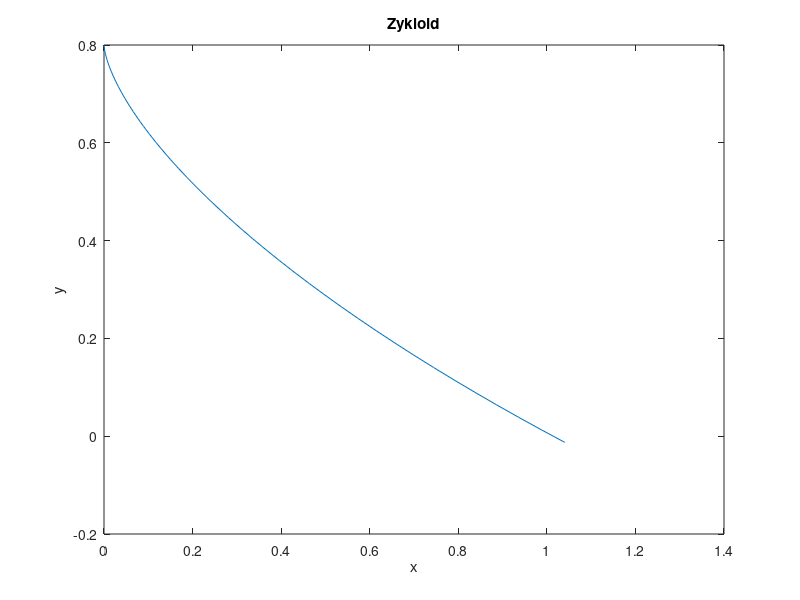

Here is the MATLAB script that generated this plot: (Note: this script raises an error after producing the figure.)
% description: Achterbahn script für Übungsblatt 2, NODE

% author: Christian Winkler, Alex Blech. 
% mail: christian.winkler@uni.kn, alexander.blech@uni.kn

PLOT=true;
FSOLVE = false; %benutze fsolve zur Nullstellenbestimmung oder 
                %eigene Fixpunktiteration
m 	= 1;%Masse 1kg
gr 	= [0;-10];%Erdbeschleunigung

%Frage User nach Bahn
bahn = input('Wähle Bahn (1-5):');

%Definiere die Bahnen
if 		bahn==1
	g		= @(x) [x;0.8-0.8*x]; %Lineare Bahn
	dg		= @(x) [1;-0.8]; %1.Ableitung der Bahn
	ddg		= @(x) [0;0]; %2.Ableitung der Bahn
	nam		= 'Gerade';
elseif 	bahn==2
	g 		= @(x) [x;0.8*(x-1).^2]; %parabel ast mit scheitel am ziel
	dg		= @(x) [1;1.6*(x-1)]; %1.Ableitung der Bahn
	ddg		= @(x) [0;1.6]; %2.Ableitung der Bahn
	nam		= 'Parabel';
elseif 	bahn==3
	g 		= @(x) [x;4/3*x.^2-1.6*4/3*x+0.8]; %parabel ast mit scheitel links vom Ziel
	dg		= @(x) [1;8/3*x-1.6*4/3]; %1.Ableitung der Bahn
	ddg		= @(x) [0;8/3]; %2.Ableitung der Bahn
	nam		= 'Parabel verschoben';
elseif 	bahn==4
	g 		= @(x) [x;0.8-0.8*x-0.05*sin(8*pi*x)]; %wellenbahn. Diese ist schwer für die solver!
	dg		= @(x) [1;-0.8-0.4*pi*cos(8*pi*x)]; %1.Ableitung der Bahn
	ddg		= @(x) [0;3.2*pi*sin(8*pi*x)]; %2.Ableitung der Bahn
	nam		= 'Wellen';
elseif 	bahn==5
    %Diese Bahn ist nicht stetig diffbar bei 0, deshalb verschoben um 0.01
    %nach links
	g 		= @(x) [0.8*(1.35*pi/2*(x+0.01)-sin(1.35*pi/2*(x+0.01)));...
                    0.8 *(-1+cos((x+0.01)*pi/2)) + 0.8]; %Zykloid
    
    dg		= @(x) [0.8*1.35*pi/2-0.8*1.35*pi/2*cos(1.35*pi/2*(x+0.01));...
                    -sin((x+0.01)*pi/2)*0.8*pi/2]; %1.Ableitung der Bahn
	ddg		= @(x) [0.8*(1.35*pi/2)^2*sin(1.35*pi/2*(x+0.01));...
                    -0.8*(pi/2)^2*cos((x+0.01)*pi/2)]; %2.Ableitung der Bahn
	nam		= 'Zykloid';
end

%plotte Bahn
if PLOT
	x = linspace(0,1,50);
	b=g(x);
	plot(b(1,:),b(2,:));
	title(nam);
	xlabel('x');
	ylabel('y');
end

%Definiere 'Rechte Seite' -> AWP vom ÜB auf System 1. Ordnung umgewandelt: y(1):=sigma(t),y(2) = sigma'(t)
F = @(t,y) [y(2); (1./(norm(dg(y(1))))^2)*(m*gr'*dg(y(1)) - y(2)^2*(ddg(y(1)))'*dg(y(1)))];
%Definiere Startwert [s(0),y(0)]: s(0) ist der Ort zum Zeitpunkt 0,
%also Start der Bahn = g(0). y(0): Startgeschw. = 0
x0 = [0.0;0.0];
%  x0 = [0;0.5];

%Definiere Intervall zur Lsg und Anzahl Zeitschritte
t0	=0;
t1	=1;
N 	= 500;
% N= input('Anzahl Zeitschritte:');

%Jetzt alle infos in struct packen für die solver
BT_RK = [0,0,0,0,0;0.5,0.5,0,0,0;0.5,0,0.5,0,0;1,0,0,1,0;0,1/6.,1/3.,1/3.,1/6.]; % klass. RK Stufe 4
BT_Ee = [0,0;0,1]; %Euler_expl
In = struct('d',2,'xstart',x0,'grid',linspace(t0,t1,N),'BT',zeros(0,0));
if FSOLVE %Verfahren zur Nullstellenbestimmung
    In.zerosolver = @fsolve; 
else 
    maxIt = 10000;
    eps = 1.e-4;
    nullit = @(phi,x0) zeroIterate(phi,x0,maxIt,eps);
    In.zerosolver = nullit;
end

R.F = F; %Rechte Seite

%Diverse solver anwerfen
%explizite
In.BT = BT_RK;
L_RK = explRK(R,In);
In.BT = BT_Ee;
L_Ee = explRK(R,In);
%implizite
L_Ei = implEuler(R,In);
L_Mp = implMipu(R,In);
%plot height vs. time für verschiedene solver
figure();
hold on;
p	 = plot_time_height(L_RK,nam,'RK expl', g,'-r');
p	 = plot_time_height(L_Ee,nam,'Euler expl', g, ':r');
p	 = plot_time_height(L_Ei,nam,'Euler impl', g, '.-g');
p	 = plot_time_height(L_Mp,nam,'impl. Mittelpunkt', g, '--g');
plot(gca(),L_RK.grid,zeros(length(L_RK.grid)),':b'); %Einen 'Boden' einzeichnen
h = (t1-t0)/N;
leg1 = sprintf('Solver:RK-4, Schrittweite:%.2e',h);
leg2 = sprintf('Solver:Euler explizit, Schrittweite:%.2e',h);
leg3 = sprintf('Solver:Euler impl, Schrittweite:%.2e',h);
leg4 = sprintf('Solver:impl. Mittelpunkt, Schrittweite:%.2e',h);

legend(leg1,leg2,leg3,leg4,'Boden','Location','southwest');
hold off;
